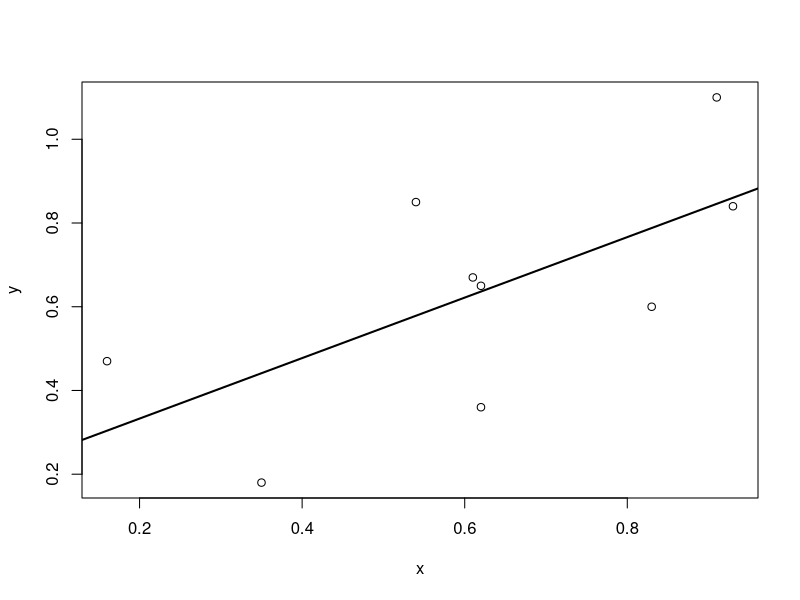
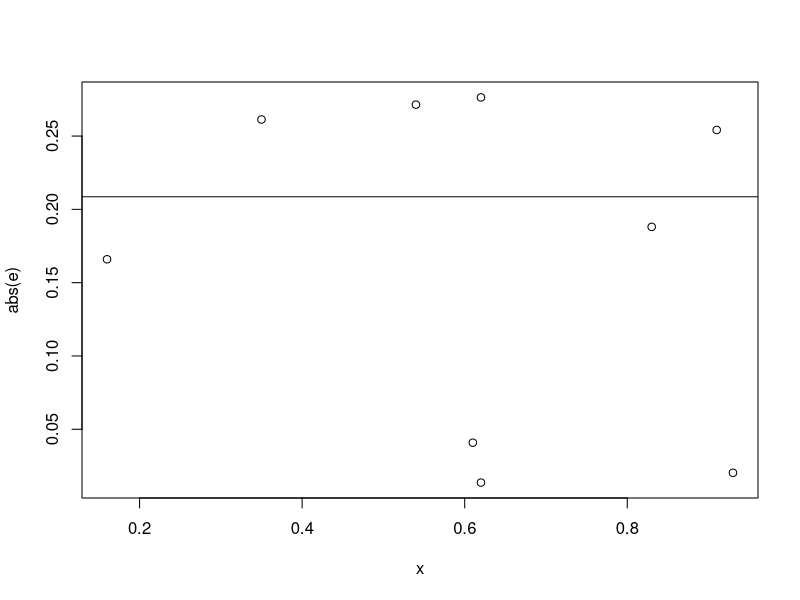

The R source for these figures, in order:
#Consider the following data with x as the predictor and y as as the outcome. 
x <- c(0.61, 0.93, 0.83, 0.35, 0.54, 0.16, 0.91, 0.62, 0.62)
y <- c(0.67, 0.84, 0.6, 0.18, 0.85, 0.47, 1.1, 0.65, 0.36)
#Give a P-value for the two sided hypothesis test of whether beta1 from a linear regression model is 0 or not.
plot(x,y)
fit<-lm(y~x)
coef(fit)
summary(fit)
abline(fit, lwd=2)

#Consider the previous problem, give the estimate of the residual standard deviation
e<- resid(fit)
sd(e)
plot(x,abs(e))
abline(h=sd(e))
summary(fit)

#In the mtcars data set, fit a linear regression model of weight (predictor) on mpg (outcome)
#Get a 95% confidence interval for the expected mpg at the average weight. What is the lower endpoint?
data(mtcars)
summary(mtcars)
x<-mtcars$wt
y<-mtcars$mpg
fit<-lm(y~x)
summary(fit)
newx <- c(mean(x))
predict(fit, newdata=data.frame(x=newx))
data.frame(predict(fit, newdata = data.frame(x=newx),interval = ("confidence")))

#Refer to the previous question. Read the help file for mtcars. What is the weight coefficient interpreted as?
?mtcars

#Consider again the mtcars data set and a linear regression model with mpg as predicted by weight (1,000 lbs).
#A new car is coming weighing 3000 pounds. Construct a 95% prediction interval for its mpg. What is the upper endpoint?
newx <- c(3)
data.frame(predict(fit, newdata = data.frame(x=newx),interval = ("prediction")))

#Consider again the mtcars data set and a linear regression model with mpg as predicted by weight (in 1,000 lbs).
#A "short" ton is defined as 2,000 lbs. Construct a 95% confidence interval for the expected change in mpg per 1 short ton increase in weight.
#Give the lower endpoint.
sumCoef <- summary(fit)$coefficients
(sumCoef[2,1] + -1 * qt(.975, df = fit$df) * sumCoef[2, 2]) * 2
